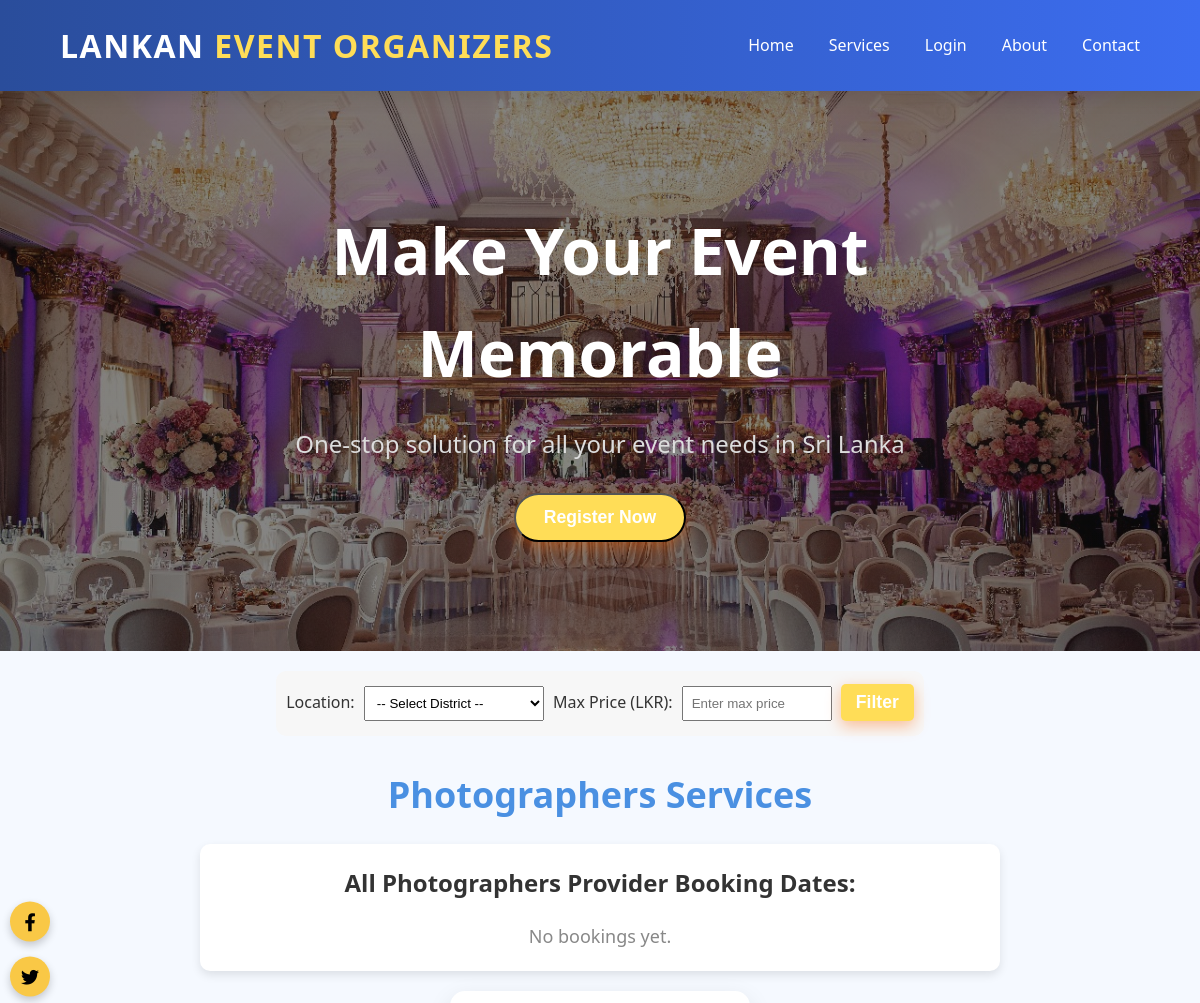
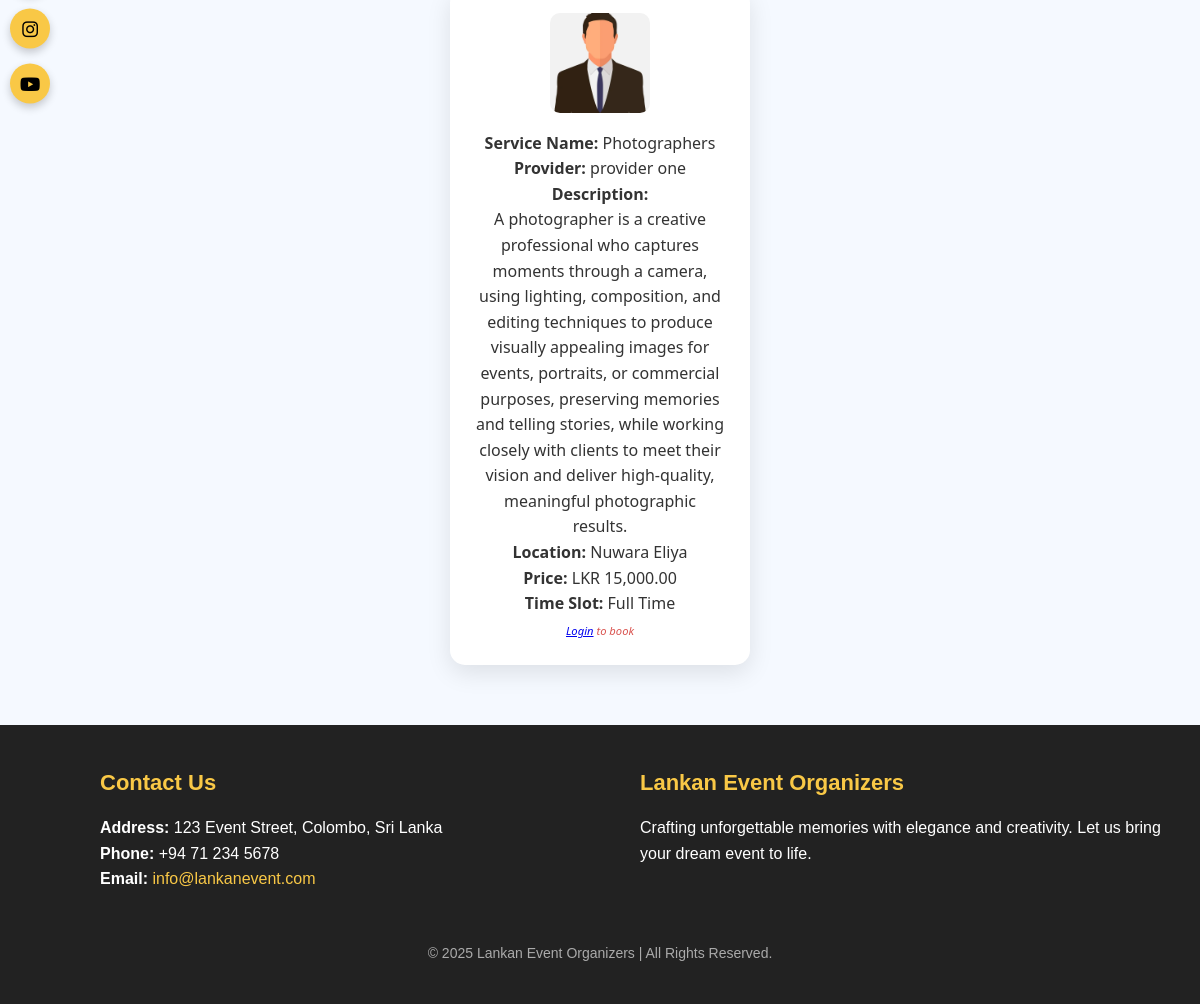
/photographers.php, run on the app's committed database (2 pictures, top to bottom).
### tables this page shows
CREATE TABLE `services` (
  `id` int(11) NOT NULL,
  `provider_name` varchar(100) DEFAULT NULL,
  `service_name` varchar(100) DEFAULT NULL,
  `description` text DEFAULT NULL,
  `email` varchar(100) DEFAULT NULL,
  `photo` varchar(255) DEFAULT NULL,
  `location` varchar(150) DEFAULT NULL,
  `price` decimal(10,2) DEFAULT NULL,
  `time_slot` varchar(50) DEFAULT NULL
);

### photographers.php (the view, shortened to what this page needs)
<?php
include('dbconnect.php');
$isLoggedIn = isset($_SESSION['user_name']);
$query = $conn->prepare("
    SELECT s.provider_name, p.booking_date
    FROM payment p
    JOIN services s ON p.service_id = s.id
    WHERE s.service_name = ? AND p.booking_date IS NOT NULL
    ORDER BY s.provider_name, p.booking_date DESC
");
$service_name = "Photographers";
$query->bind_param("s", $service_name);
$query->execute();
$bookedResult = $query->get_result();
$conditions = "service_name = ?";
$params = ["Photographers"];
$types = "s";
$sql = "SELECT * FROM services WHERE $conditions";
$stmt = $conn->prepare($sql);
$stmt->bind_param($types, ...$params);
$stmt->execute();
$servicesResult = $stmt->get_result();
?>
<!DOCTYPE html>
<html lang="en">
<head>
    <link rel="stylesheet" href="ourServices.css" />
    <link rel="stylesheet" href="https://cdnjs.cloudflare.com/ajax/libs/font-awesome/6.4.0/css/all.min.css">
</head>
<body>
<nav class="navbar">
    <div class="logo">Lankan <span>Event Organizers</span></div>
    <ul class="nav-links">
        <?php if ($isLoggedIn): ?>
            <li><a href="user_home.php #index">Home</a></li>
        <?php else: ?>
            <li><a href="index.php #index">Home</a></li>
        <?php endif; ?>
        <?php if ($isLoggedIn): ?>
            <li><a href="user_home.php #services">Services</a></li>
        <?php else: ?>
            <li><a href="index.php #services">Services</a></li>
        <?php endif; ?>
        <?php if ($isLoggedIn): ?>
            <li><a href="logout.php">Logout</a></li>
        <?php else: ?>
            <li><a href="login.php">Login</a></li>
        <?php endif; ?>
        <?php if ($isLoggedIn): ?>
            <li><a href="user_home.php #about">About</a></li>
        <?php else: ?>
            <li><a href="index.php #about">About</a></li>
        <?php endif; ?>
        <li><a href="contact.php">Contact</a></li>
    </ul>
</nav>
<?php if ($isLoggedIn): ?>
<section class="hero">
    <div class="hero-content">
        <h1>Make Your Event Memorable</h1>
        <p>One-stop solution for all your event needs in Sri Lanka</p>
        <p>Welcome, <?php echo htmlspecialchars($_SESSION['user_name']); ?>!</p>
    </div>
</section>
<?php else: ?>
<section class="hero">
    <div class="hero-content">
        <h1>Make Your Event Memorable</h1>
        <p>One-stop solution for all your event needs in Sri Lanka</p>
        <button onclick="openModal()" class="btn">Register Now</button>
    </div>
</section>
<?php endif; ?>
<section class="filter-section">
    <form method="GET" action="">
        <label for="location">Location:</label>
        <select name="location" id="location">
            <option value="">-- Select District --</option>
        </select>
        <label for="price">Max Price (LKR):</label>
        <input type="number" name="price" id="price" placeholder="Enter max price" value="<?php echo htmlspecialchars($_GET['price'] ?? ''); ?>">
        <button type="submit" class="btn">Filter</button>
    </form>
</section>
<h2 class="title">Photographers Services</h2>
<section class="bookings">
    <h3 class="booking-title">All Photographers Provider Booking Dates:</h3>
    <?php
    if ($bookedResult->num_rows > 0):
        $currentProvider = "";
        while ($row = $bookedResult->fetch_assoc()):
            if ($row['provider_name'] !== $currentProvider):
                if ($currentProvider !== "") echo "</ul>";
                $currentProvider = $row['provider_name'];
                echo "<h4 class='provider-name'>" . htmlspecialchars($currentProvider) . "</h4><ul class='booking-list'>";
            endif;
            echo "<li class='booking-date'>" . date("F j, Y", strtotime($row['booking_date'])) . "</li>";
        endwhile;
        echo "</ul>";
    else:
        echo "<p class='no-bookings'>No bookings yet.</p>";
    endif;
    ?>
</section>
<div class="modular-grid">
    <?php while ($row = $servicesResult->fetch_assoc()) { ?>
    <div class="modular-card">
        <div class="modular-info">
        <?php if (!empty($row['photo'])) { ?>
            <img src="<?php echo $row['photo']; ?>" alt="Service Photo" class="modular-img">
        <?php } ?>
            <p><strong>Service Name:</strong> <?php echo htmlspecialchars($row['service_name']); ?></p>
            <p><strong>Provider:</strong> <?php echo htmlspecialchars($row['provider_name']); ?></p>
            <p><strong>Description:</strong><br><?php echo nl2br(htmlspecialchars($row['description'])); ?></p>
            <p><strong>Location:</strong> <?php echo htmlspecialchars($row['location']); ?></p>
            <p><strong>Price:</strong> LKR <?php echo number_format($row['price'], 2); ?></p>
            <p><strong>Time Slot:</strong> <?php echo htmlspecialchars($row['time_slot']); ?></p>
            <?php if ($isLoggedIn): ?>
                <a href="payment.php?service_id=<?php echo $row['id']; ?>" class="modular-book">Book</a>
            <?php else: ?>
                <p class="modular-login"><em><a href="login.php">Login</a> to book</em></p>
            <?php endif; ?>
        </div>
    </div>
    <?php } ?>
</div>
<footer id="contact">
        <div class="footer-container">
            <div class="contact-info">
                <h3>Contact Us</h3>
                <p>
                    <strong>Address:</strong> 123 Event Street, Colombo, Sri Lanka<br />
                    <strong>Phone:</strong> +94 71 234 5678<br />
                    <strong>Email:</strong>
                    <a href="mailto:info@lankanevent.com">info@lankanevent.com</a>
                </p>
            </div>
            <div class="newsletter-signup">
                <h3>Lankan Event Organizers</h3>
                <p>Crafting unforgettable memories with elegance and creativity. Let us bring your dream event to life.</p>
            </div>
        </div>
        <div class="social-icons-vertical">
            <a href="https://facebook.com/lankanevent" target="_blank" class="social-icon" aria-label="Facebook">
                <i class="fab fa-facebook-f"></i>
            </a>
            <a href="https://twitter.com/lankanevent" target="_blank" class="social-icon" aria-label="Twitter">
                <i class="fab fa-twitter"></i>
            </a>
            <a href="https://instagram.com/lankanevent" target="_blank" class="social-icon" aria-label="Instagram">
                <i class="fab fa-instagram"></i>
            </a>
            <a href="https://youtube.com/lankanevent" target="_blank" class="social-icon" aria-label="YouTube">
                <i class="fab fa-youtube"></i>
            </a>
        </div>
        <div class="footer-copy">
            &copy; 2025 Lankan Event Organizers | All Rights Reserved.
        </div>
    </footer>
</body>
</html>

### data on the page
services: photo (picture), service_name "Photographers", provider_name "provider one", description "A photographer is a creative professional who captures moments through a camera, using lighting, composition, and editing techniques to produce visually appealing images for events, portraits, or commercial purposes, preserving memories and telling stories, while working closely with clients to meet their vision and deliver high-quality, meaningful photographic results.", location "Nuwara Eliya", price "15,000.00", time_slot "Full Time"
